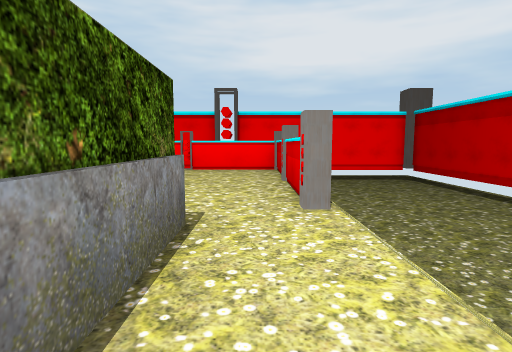
[1] (above)

24 first-person views from a walk through a 3-D level made in the Unity game engine. The camera is 1.2 m above the floor, tilts 6° down and sees 80° across. The floor is counted in squares, 2 m on a side. Each view is taken from the middle of a square. On the plan, view 1 faces up. The plan holds only what a view shows up to about 9 squares ahead; the rest is blank. Some animated figures are left out.

[2]
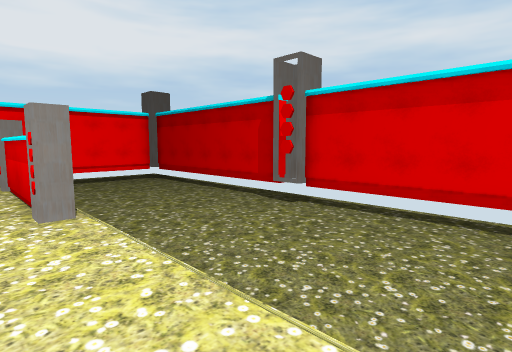

[3]
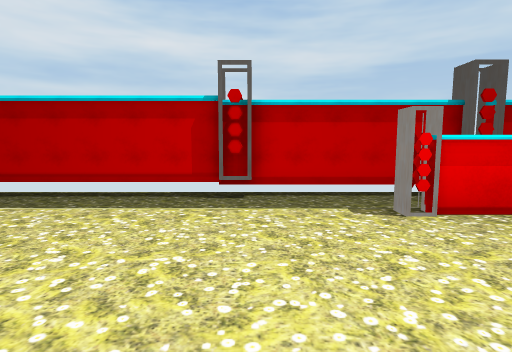

[4]
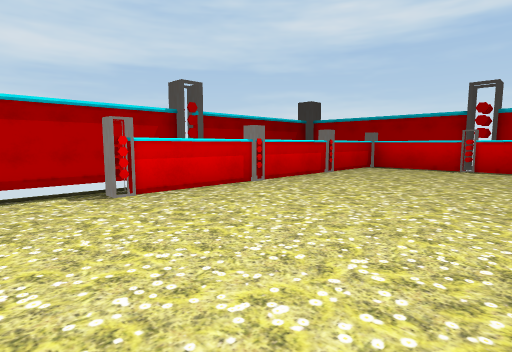

[5]
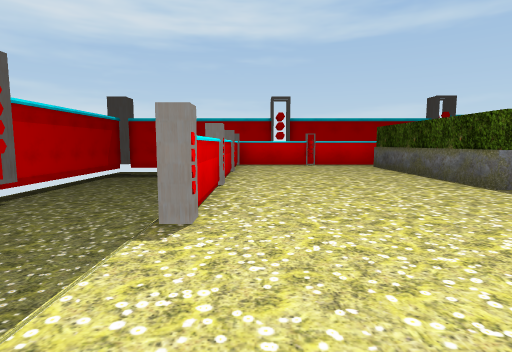

[6]
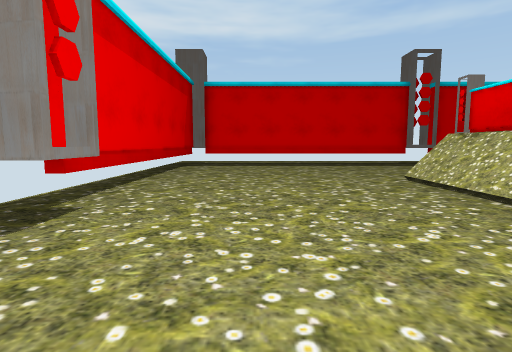

[7]
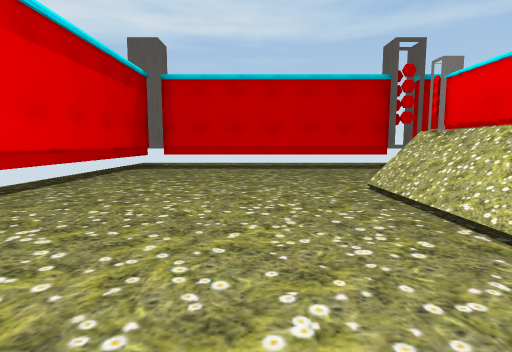

[8]
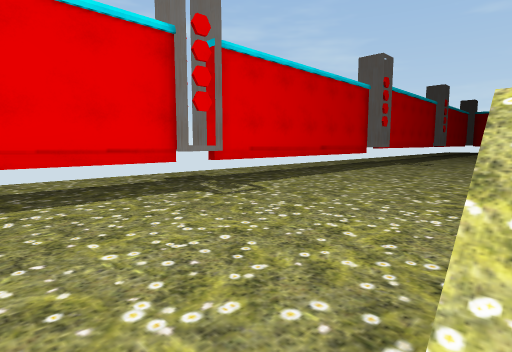

[9]
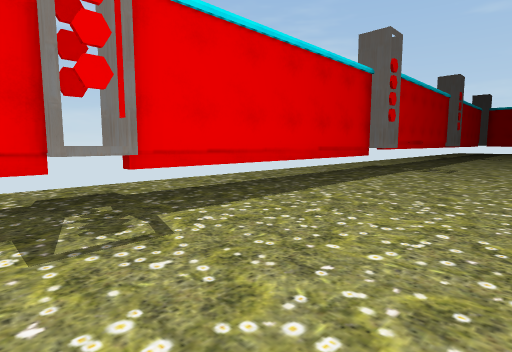

[10]
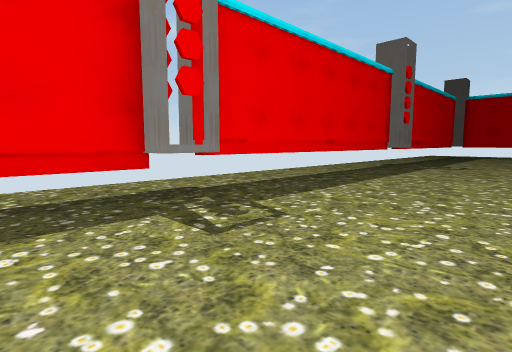

[11]
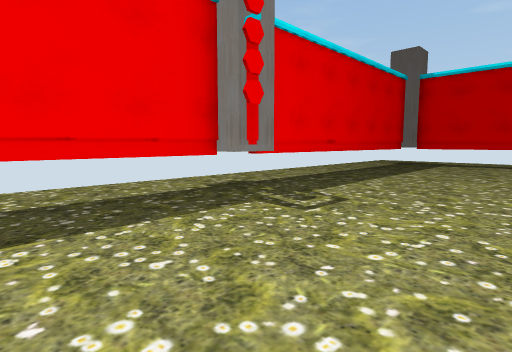

[12]
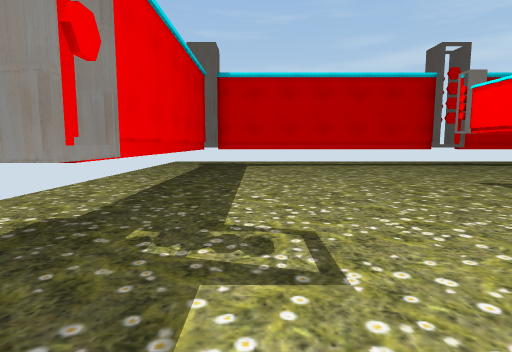

[13]
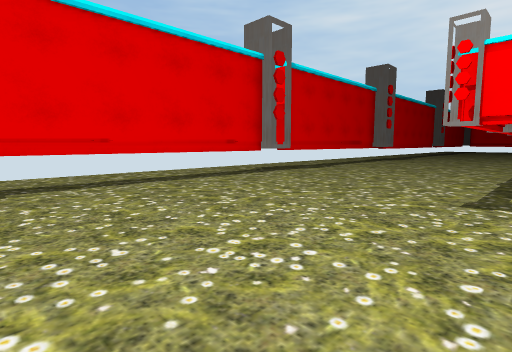

[14]
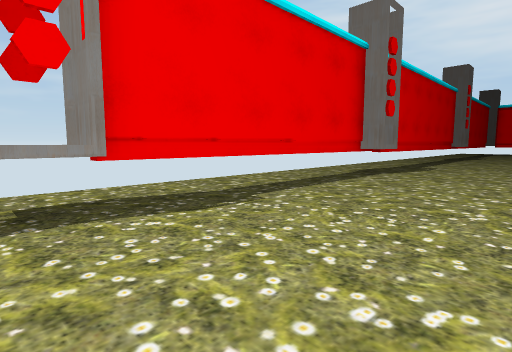

[15]
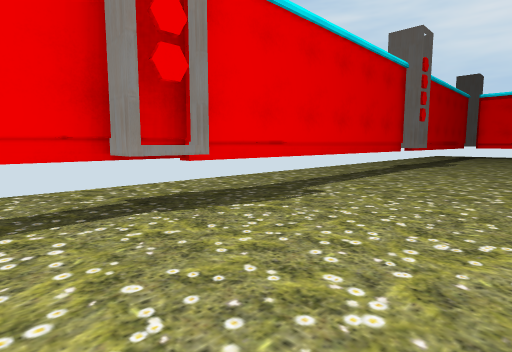

[16]
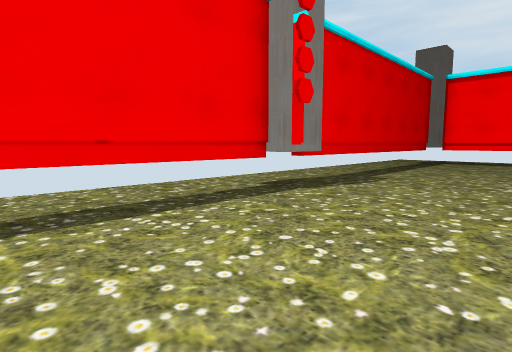

[17]
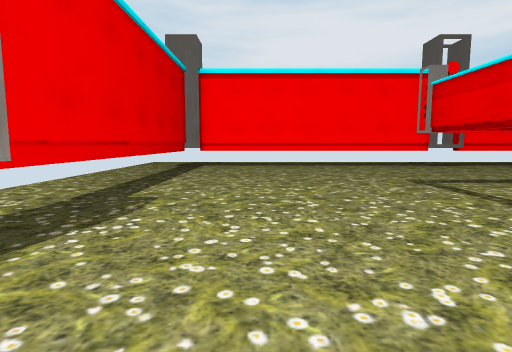

[18]
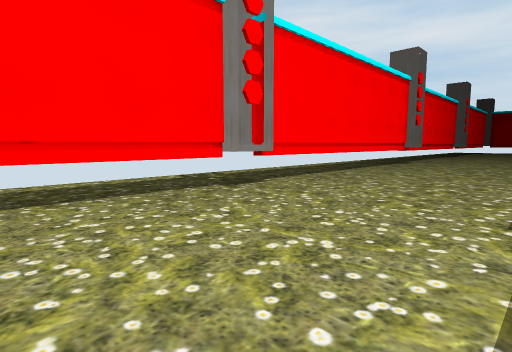

[19]
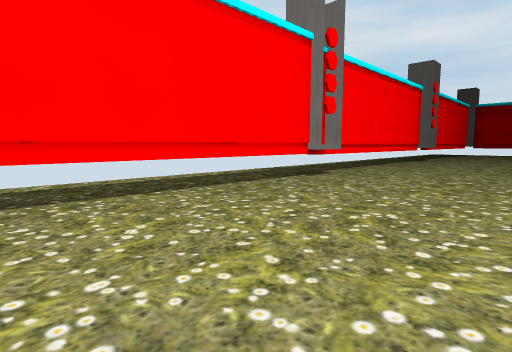

[20]
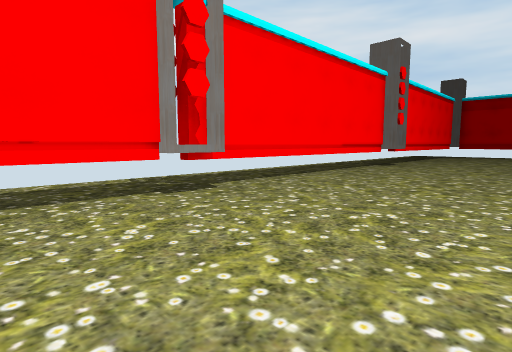

[21]
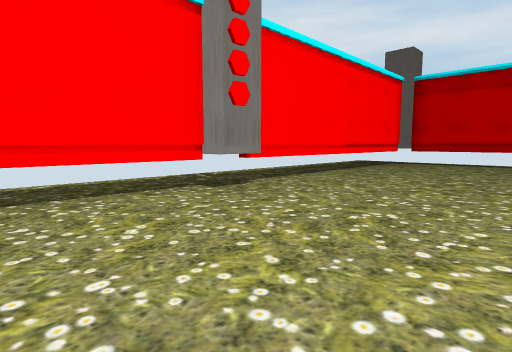

[22]
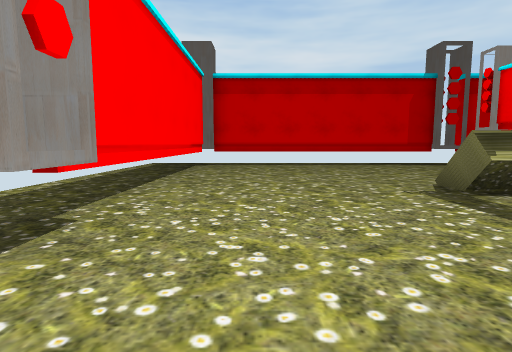

[23]
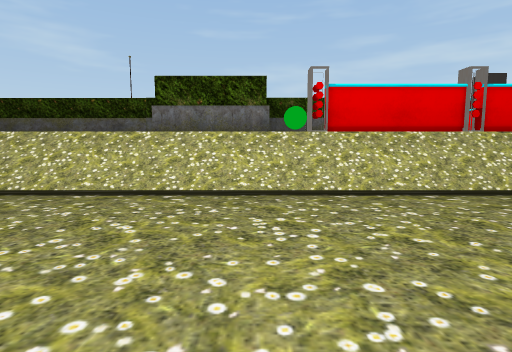

[24]
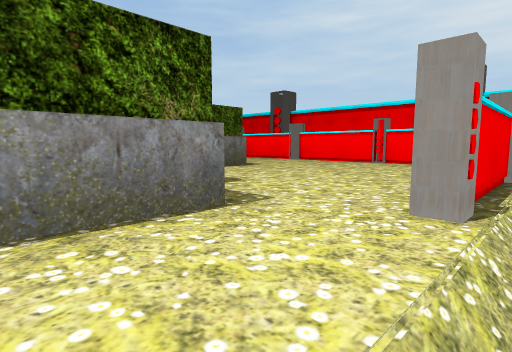

### Floor plan
Key: @ floor where view 1 was taken; # wall or solid block; x gap in a wall; . main floor; : floor 1.5 m higher than the main floor; / step, stairs or slope; ^ raised ledge; B green ball.
Columns run from 22 left of view 1 to 6 right of it. Each row starts with its distance up from view 1.
 12 #######x######x######x#######
 11 #...........................#
 10 #...........................#
  9 #...........................#
  8 #...........................#
  7 #...##          ####x##/....#
  6 #...#             ::::#/....#
  5 x...               #::x/....x
  4 x...               #:://....x
  3 #...               #B:#/....#
  2 #...               ###:/....#
  1 #...                 #:/....#
  0 #...                  @/....#
 -1 #...              #   :/. ..#
 -2 #...              #  ::/  ..#
 -3 #....             #::::/  ..#
 -4 #....             #::::/. ..#
 -5 #...              #::::^....#
 -6 #...              #::::^....#
 -7 #...              #::::#....#
 -8 x...              #::::^....#
 -9 x...#             #::::x....x
-10 #...#             #::::^....#
-11 #...##            ##x###....#
-12 #...........................#
-13 #...........................#
-14 #...........................#
-15 #...........................#
-16 #####################x#######

Where each view was taken, in squares from view 1:
view 1: 0 up, 0 right, facing up
view 2: 0 up, 0 right, facing up-right
view 3: 3 down, 2 left, facing right
view 4: 3 down, 3 left, facing down-right
view 5: 2 down, 0 right, facing down
view 6: 6 down, 4 right, facing down
view 7: 7 down, 3 right, facing down
view 8: 11 down, 2 right, facing down-left
view 9: 12 down, 0 right, facing down-left
view 10: 12 down, 6 left, facing down-left
view 11: 12 down, 12 left, facing down-left
view 12: 14 down, 13 left, facing left
view 13: 14 down, 17 left, facing up-left
view 14: 9 down, 19 left, facing up-left
view 15: 4 down, 19 left, facing up-left
view 16: 1 up, 19 left, facing up-left
view 17: 3 up, 20 left, facing up
view 18: 8 up, 18 left, facing up-right
view 19: 8 up, 13 left, facing up-right
view 20: 8 up, 10 left, facing up-right
view 21: 8 up, 4 left, facing up-right
view 22: 10 up, 3 left, facing right
view 23: 2 up, 5 right, facing left
view 24: 1 up, 1 right, facing up-left
